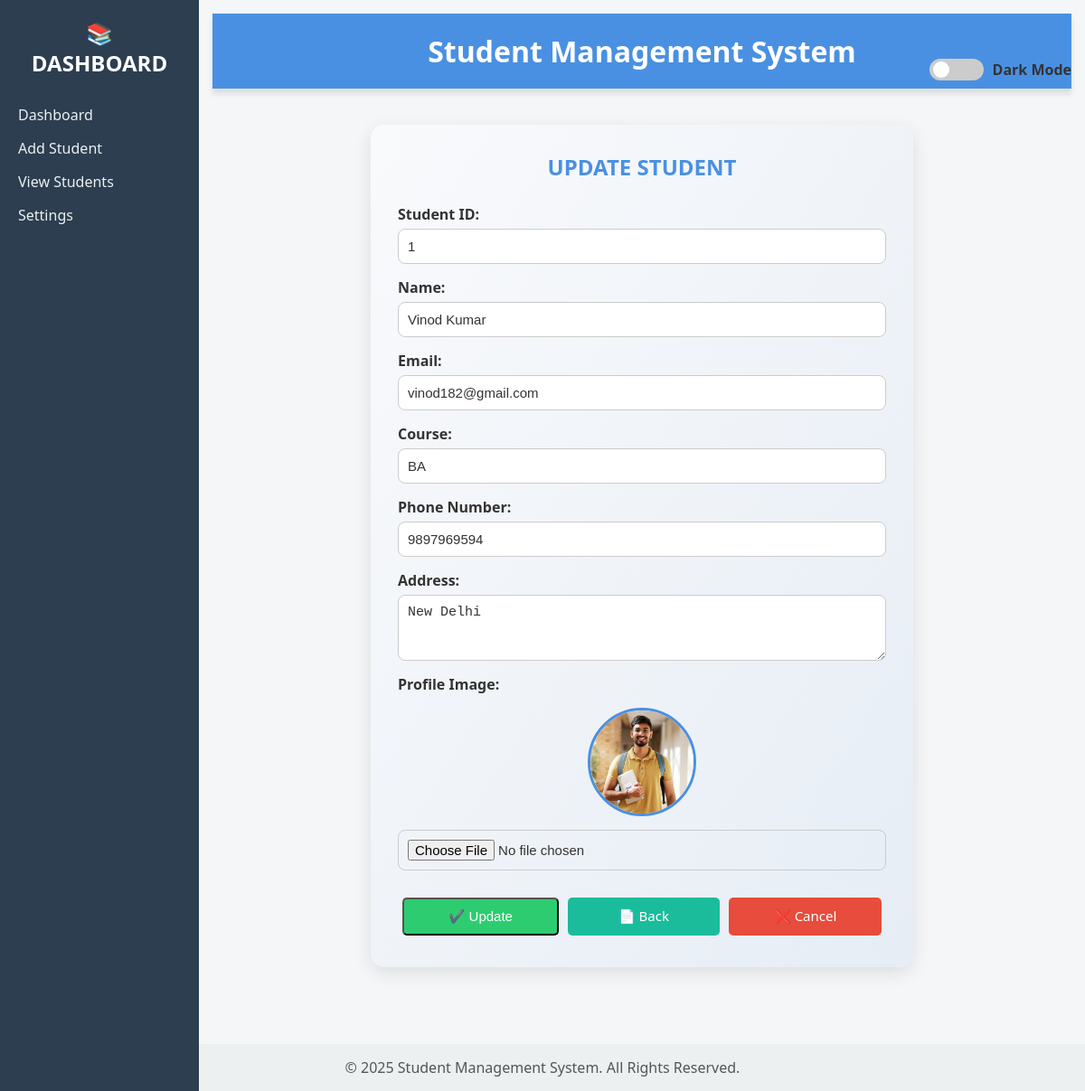
Page /update_student/1/ on the committed database.
### app1/models.py (models this page shows, shortened)
class Student(models.Model):
    student_id = models.CharField(max_length=20, unique=True)
    name = models.CharField(max_length=100)
    email = models.EmailField(unique=True)
    course = models.CharField(max_length=100)
    phone_number = models.CharField(max_length=15)
    address = models.TextField()
    profile_image = models.ImageField(upload_to='image_upload_path', blank=True, null=True)

### app1/views.py (the view, shortened to what this page needs)
# urls.py: path('update_student/<int:student_id>/',views.update_student, name='update_student'),
def update_student(request, student_id):
    student = get_object_or_404(Student, student_id=student_id)
    return render(request, 'app1/update_student.html', {"student": student})

### app1/templates/app1/update_student.html (shortened to what this page needs)
{% load static %}
<html>
<head>
    <link rel="stylesheet" href="{% static 'css/styles3.css' %}">
</head>
<body>
    <div class="dashboard-container">
        <aside class="sidebar">
            <h2>📚 DASHBOARD</h2>
            <nav>
                <ul>
                    <li><a href="{% url 'display' %}">Dashboard</a></li>
                    <li><a href="{% url 'add_student' %}">Add Student</a></li>
                    <li><a href="{% url 'display' %}">View Students</a></li>
                    <li><a href="#">Settings</a></li>
                </ul>
            </nav>
        </aside>
        <main class="main-content">
            <header>
                <h1>Student Management System</h1>
                <div class="dark-mode-toggle">
                    <label class="switch">
                        <span class="slider round"></span>
                    </label>
                    <span>Dark Mode</span>
                </div>
            </header>
            <section class="form-section">
                <h2>UPDATE STUDENT</h2>
                <form method="post" enctype="multipart/form-data">
                    <label for="student_id">Student ID:</label>
                    <input type="text" id="student_id" name="student_id" value="{{ student.student_id }}" required>
                    <label for="name">Name:</label>
                    <input type="text" id="name" name="name" value="{{ student.name }}" required>
                    <label for="email">Email:</label>
                    <input type="email" id="email" name="email" value="{{ student.email }}" required>
                    <label for="course">Course:</label>
                    <input type="text" id="course" name="course" value="{{ student.course }}" required>
                    <label for="phone_number">Phone Number:</label>
                    <input type="text" id="phone_number" name="phone_number" value="{{ student.phone_number }}" required>
                    <label for="address">Address:</label>
                    <textarea id="address" name="address" rows="3" required>{{ student.address }}</textarea>
                    <label for="profile_image">Profile Image:</label>
                    <div id="imagePreviewContainer">
                        {% if student.profile_image %}
                            <img src="{{ student.profile_image.url }}" alt="{{ student.name }}" class="image-preview" id="imagePreview">
                        {% else %}
                            <img src="{% static 'images/student_img.png' %}" alt="Default Image" class="image-preview" id="imagePreview">
                        {% endif %}
                    </div>
                    <input type="file" id="profile_image" name="profile_image" onchange="previewImage(event)">
                    <div class="form-actions">
                        <button type="submit" class="btn add">✔️ Update</button>
                        <a href="{% url 'display' %}" class="btn view">📄 Back</a>
                        <a href="{% url 'display' %}" class="btn delete">❌ Cancel</a>
                    </div>
                </form>
            </section>
        </main>
    </div>
    <footer>
        <p>© 2025 Student Management System. All Rights Reserved.</p>
    </footer>
</body>
</html>

### app1/static/css/styles3.css (style rules this page uses)
* { margin: 0; padding: 0; box-sizing: border-box; }
body { font-family: 'Segoe UI', sans-serif; background: #f4f6f8; color: #333; transition: background 0.3s, color 0.3s; }
.dashboard-container { display: flex; min-height: 100vh; }
.sidebar { background: #2c3e50; color: #fff; width: 220px; padding: 20px; position: fixed; height: 100%; transition: all 0.3s ease-in-out; }
.sidebar h2 { text-align: center; margin-bottom: 30px; }
.sidebar ul { list-style: none; }
.sidebar ul li { margin: 15px 0; }
.sidebar ul li a { text-decoration: none; color: #ecf0f1; font-size: 16px; transition: 0.3s; }
.main-content { margin-left: 220px; padding: 15px; flex: 1; transition: margin-left 0.3s ease-in-out; }
header { background-color: #4a90e2; padding: 20px 0; text-align: center; color: white; box-shadow: 0 6px 6px rgba(0, 0, 0, 0.1); }
h1 { margin: 0; font-size: 2rem; font-weight: 600; }
.btn { padding: 7px 10px; border-radius: 5px; text-decoration: none; color: white; margin: 0 2px; font-size: 13px; display: inline-block; transition: 0.3s; }
.btn.delete { background-color: #e74c3c; }
.btn.add { background: #2ecc71; }
.btn.view { background: #1abc9c; }
footer { text-align: center; padding: 15px; background: #ecf0f1; font-size: 16px; color: #555; margin-top: 30px; }
.dark-mode-toggle { position: absolute; top: 65px; right: 15px; display: flex; align-items: center; gap: 10px; font-weight: bold; color: #333; }
.switch { position: relative; display: inline-block; width: 60px; height: 24px; }
.slider { position: absolute; cursor: pointer; background-color: #ccc; border-radius: 34px; top: 0; left: 0; right: 0; bottom: 0; transition: 0.4s; }
.slider::before { position: absolute; content: ""; height: 18px; width: 18px; left: 4px; bottom: 3px; background-color: white; border-radius: 50%; transition: 0.4s; }

### app1/templates/app1/update_student.html (style rules this page uses)
.form-section { max-width: 600px; margin: 40px auto; background: linear-gradient(to bottom right, #f9fafc, #e6edf5); padding: 30px; border-radius: 15px; box-shadow: 0 6px 20px rgba(0, 0, 0, 0.1); transition: transform 0.3s ease; }
.form-section h2 { text-align: center; margin-bottom: 25px; color: #4a90e2; }
form label { display: block; font-weight: 600; margin-top: 15px; margin-bottom: 5px; color: #333; }
form input, form textarea { width: 100%; padding: 10px; border: 1px solid #ccc; border-radius: 8px; font-size: 15px; transition: border 0.3s ease; }
.form-actions { margin-top: 25px; display: flex; justify-content: space-between; flex-wrap: wrap; }
.form-actions button, .form-actions a { flex: 1; margin: 5px; text-align: center; }
.form-actions .btn { padding: 10px 0; font-size: 15px; }
.image-preview { width: 120px; height: 120px; object-fit: cover; border-radius: 50%; border: 3px solid #4a90e2; display: block; margin: 15px auto; }

### rows in the picture
Student: student_id "1", name "Vinod Kumar", email "vinod182@gmail.com", course "BA", phone_number "9897969594", address "New Delhi", profile_image (picture)
